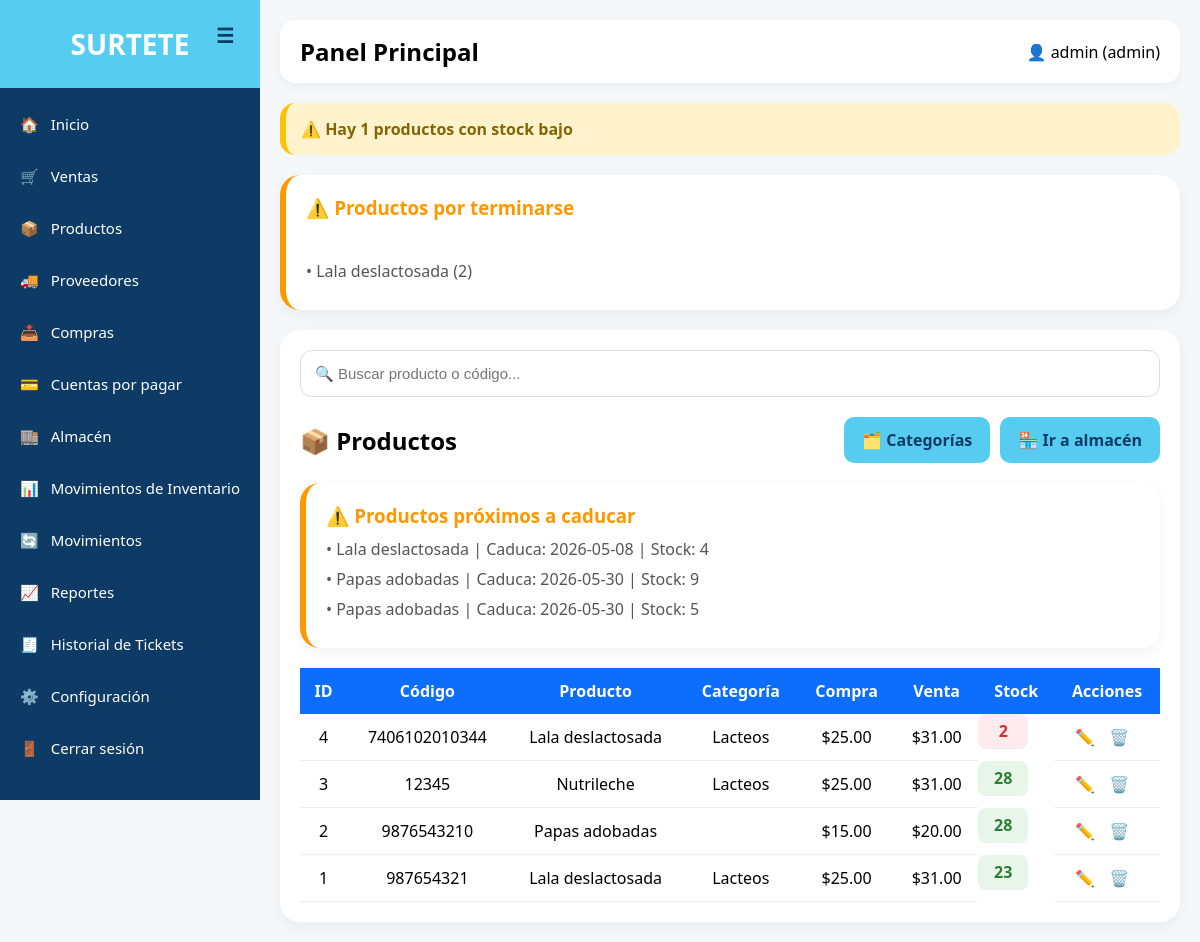
/productos/index.php (signed in), run on the app's committed database.
### tables this page shows
CREATE TABLE `productos` (
  `id` int(11) NOT NULL,
  `codigo_barras` varchar(50) DEFAULT NULL,
  `nombre` varchar(150) NOT NULL,
  `descripcion` text DEFAULT NULL,
  `precio_compra` decimal(10,2) DEFAULT NULL,
  `precio_venta` decimal(10,2) DEFAULT NULL,
  `stock` int(11) DEFAULT 0,
  `categoria_id` int(11) DEFAULT NULL
);

CREATE TABLE `categorias` (
  `id` int(11) NOT NULL,
  `nombre` varchar(100) NOT NULL
);

CREATE TABLE `lotes` (
  `id` int(11) NOT NULL,
  `producto_id` int(11) NOT NULL,
  `lote` varchar(100) DEFAULT NULL,
  `fecha_caducidad` date DEFAULT NULL,
  `stock` int(11) DEFAULT 0,
  `costo` decimal(10,2) DEFAULT NULL,
  `fecha_ingreso` timestamp NOT NULL DEFAULT current_timestamp()
);

### productos/index.php (the view, shortened to what this page needs)
<?php
include("../config/db.php");
$sql = "
SELECT productos.*, categorias.nombre AS categoria
FROM productos
LEFT JOIN categorias
ON productos.categoria_id = categorias.id
ORDER BY productos.id DESC
";
$stmt = $conexion->query($sql);
$productos = $stmt->fetchAll();
$stmt_stock = $conexion->query("
    SELECT COUNT(*) AS total
    FROM productos
    WHERE stock <= 5
");
$caducados = $conexion->query("
SELECT
productos.nombre,
lotes.fecha_caducidad,
lotes.stock
FROM lotes
INNER JOIN productos
ON lotes.producto_id = productos.id
WHERE lotes.fecha_caducidad <= DATE_ADD(NOW(), INTERVAL 30 DAY)
AND lotes.stock > 0
ORDER BY lotes.fecha_caducidad ASC
")->fetchAll();
$stock_bajo = $stmt_stock->fetch()['total'];
?>
<!DOCTYPE html>
<html lang="es">
<head>
<link rel="stylesheet" href="../assets/css/style.css">
</head>
<body>
<?php include("../includes/sidebar.php"); ?>
<div class="main">
<?php include("../includes/topbar.php"); ?>
<?php if($stock_bajo > 0): ?>
<div class="alerta-stock">
    ⚠️ Hay <?php echo $stock_bajo; ?> productos con stock bajo
</div>
<?php
$criticos = $conexion->query("
SELECT nombre, stock
FROM productos
WHERE stock <= 5
LIMIT 5
")->fetchAll();
?>
<?php if(count($criticos) > 0): ?>
<div class="card-alerta">
    <h3>⚠️ Productos por terminarse</h3>
    <br>
    <?php foreach($criticos as $c): ?>
        <p>
            • <?php echo $c['nombre']; ?>
            (<?php echo $c['stock']; ?>)
        </p>
    <?php endforeach; ?>
</div>
<?php endif; ?>
<?php endif; ?>
<div class="table-container">
    <div class="search-box">
        <input type="text"
            id="buscar"
            placeholder="🔍 Buscar producto o código...">
    </div>
    <div class="top-actions">
    <h2>📦 Productos</h2>
    <div style="display:flex; gap:10px;">
        <a href="../categorias/index.php" class="btn">
            🗂️ Categorías
        </a>
        <a href="../almacen/index.php" class="btn">
            🏪 Ir a almacén
        </a>
    </div>
</div>
    <table>
        <thead>
            <tr>
                <th>ID</th>
                <th>Código</th>
                <th>Producto</th>
                <th>Categoría</th>
                <th>Compra</th>
                <th>Venta</th>
                <th>Stock</th>
                <th>Acciones</th>
            </tr>
        </thead>
        <tbody id="tabla-productos">
        <?php foreach($productos as $p): ?>
            <tr>
                <td><?php echo $p['id']; ?></td>
                <td><?php echo $p['codigo_barras']; ?></td>
                <td><?php echo $p['nombre']; ?></td>
                <td><?php echo $p['categoria']; ?></td>
                <td>$<?php echo $p['precio_compra']; ?></td>
                <td>$<?php echo $p['precio_venta']; ?></td>
                <?php
                $clase = 'normal';
                if($p['stock'] <= 5){
                    $clase = 'bajo';
                }
                elseif($p['stock'] <= 10){
                    $clase = 'medio';
                }
                ?>
                <td class="stock <?php echo $clase; ?>">
                    <?php echo $p['stock']; ?>
                </td>
                <td class="acciones">
                    <a href="editar.php?id=<?php echo $p['id']; ?>">✏️</a>
                    <a href="eliminar.php?id=<?php echo $p['id']; ?>"onclick="return confirm('¿Eliminar producto?')">🗑️</a>
                </td>
            </tr>
        <?php endforeach; ?>
        <?php if(count($caducados) > 0): ?>
            <div class="card-alerta">
            <h3>⚠️ Productos próximos a caducar</h3>
            <?php foreach($caducados as $c): ?>
            <p>
            • <?php echo $c['nombre']; ?>
            | Caduca:
            <?php echo $c['fecha_caducidad']; ?>
            | Stock:
            <?php echo $c['stock']; ?>
            </p>
            <?php endforeach; ?>
            </div>
            <?php endif; ?>
        </tbody>
    </table>
</div>
</div>
</body>
</html>

### assets/css/style.css (style rules this page uses)
* { margin:0; padding:0; box-sizing:border-box; }
body { font-family:'Segoe UI',sans-serif; background:#f4f8fb; }
.main { margin-left:240px; padding:20px; }

### productos/index.php (style rules this page uses)
.table-container { background:white; padding:20px; border-radius:20px; box-shadow:0 5px 15px rgba(0,0,0,0.05); }
.top-actions { display:flex; justify-content:space-between; align-items:center; margin-bottom:20px; }
.btn { background:#55ccf0; color:#0d3b66; padding:12px 18px; text-decoration:none; border-radius:10px; font-weight:bold; }
table { width:100%; border-collapse:collapse; }
table th { background:#0d6efd; color:white; padding:12px; }
table td { padding:12px; border-bottom:1px solid #eee; }
.acciones a { text-decoration:none; margin-right:10px; }
.stock { font-weight:bold; }
.stock { font-weight:bold; padding:6px 10px; border-radius:8px; display:inline-block; min-width:50px; text-align:center; }
.bajo { background:#ffebee; color:#d32f2f; }
.normal { background:#e8f5e9; color:#2e7d32; }
.search-box { margin-bottom:20px; }
.search-box input { width:100%; padding:14px; border-radius:12px; border:1px solid #ddd; font-size:15px; outline:none; }
.alerta-stock { background:#fff3cd; color:#856404; padding:15px; border-radius:15px; margin-bottom:20px; font-weight:bold; border-left:6px solid #ffc107; }
.card-alerta { background:white; padding:20px; border-radius:20px; margin-bottom:20px; box-shadow:0 5px 15px rgba(0,0,0,0.05); border-left:6px solid #ff9800; }
.card-alerta h3 { color:#ff9800; margin-bottom:10px; }
.card-alerta p { margin:8px 0; color:#555; }
table th, table td { text-align:center; }

### includes/sidebar.php (style rules this page uses)
.main { margin-left:260px; transition:.3s; padding:20px; }

### data on the page
productos: nombre "Lala deslactosada", stock "2", id "4", codigo_barras "7406102010344", categoria.nombre "Lacteos", precio_compra "25.00", precio_venta "31.00"
productos: id "3", codigo_barras "12345", nombre "Nutrileche", categoria.nombre "Lacteos", precio_compra "25.00", precio_venta "31.00", stock "28"
productos: id "2", codigo_barras "9876543210", nombre "Papas adobadas", precio_compra "15.00", precio_venta "20.00", stock "28"
productos: id "1", codigo_barras "987654321", nombre "Lala deslactosada", categoria.nombre "Lacteos", precio_compra "25.00", precio_venta "31.00", stock "23"
lotes: producto.nombre "Lala deslactosada", fecha_caducidad "2026-05-08", stock "4"
lotes: producto.nombre "Papas adobadas", fecha_caducidad "2026-05-30", stock "9"
lotes: producto.nombre "Papas adobadas", fecha_caducidad "2026-05-30", stock "5"

### other printed values
$_SESSION['usuario'] "admin"
$_SESSION['rol'] "admin"
$stock_bajo "1"
